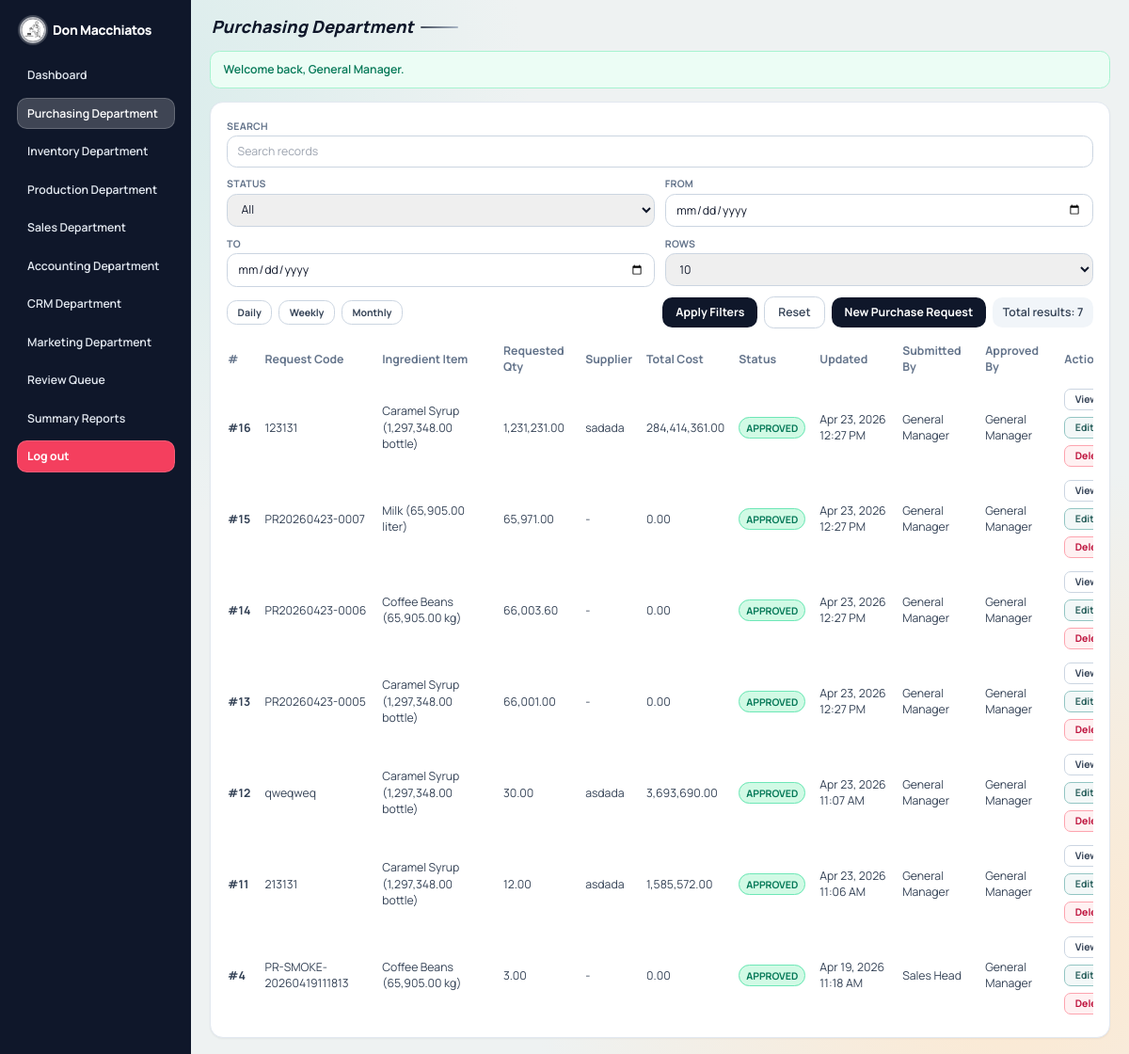
Page /department.php?dept=purchasing (signed in) on the earlier database version.
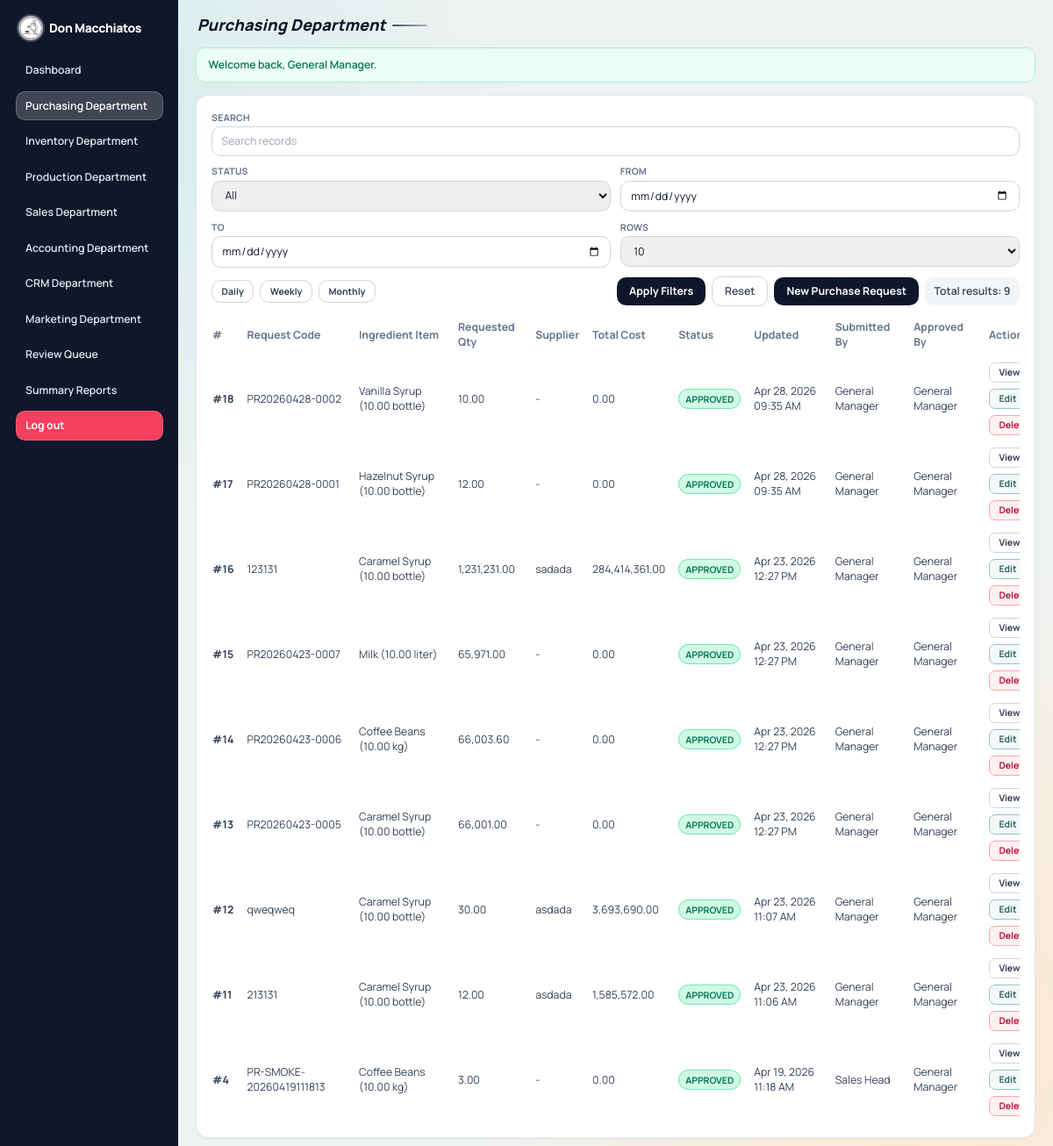
Same page on the later database version.
### tables this page shows
CREATE TABLE `purchase_requests` (
  `id` int(10) UNSIGNED NOT NULL,
  `request_code` varchar(40) NOT NULL,
  `inventory_item_id` int(10) UNSIGNED NOT NULL,
  `requested_qty` decimal(12,2) NOT NULL DEFAULT 0.00,
  `supplier_name` varchar(160) DEFAULT NULL,
  `quoted_unit_cost` decimal(12,2) DEFAULT NULL,
  `estimated_total` decimal(12,2) NOT NULL DEFAULT 0.00,
  `expected_delivery_date` date DEFAULT NULL,
  `notes` text DEFAULT NULL,
  `status` enum('pending','approved','rejected') NOT NULL DEFAULT 'pending',
  `submitted_by` int(10) UNSIGNED DEFAULT NULL,
  `approved_by` int(10) UNSIGNED DEFAULT NULL,
  `approval_note` text DEFAULT NULL,
  `approved_at` datetime DEFAULT NULL,
  `created_at` datetime NOT NULL DEFAULT current_timestamp(),
  `updated_at` datetime NOT NULL DEFAULT current_timestamp() ON UPDATE current_timestamp()
);

CREATE TABLE `users` (
  `id` int(10) UNSIGNED NOT NULL,
  `full_name` varchar(120) NOT NULL,
  `username` varchar(60) NOT NULL,
  `password_hash` varchar(255) NOT NULL,
  `role` enum('general_manager','department_head') NOT NULL,
  `department` enum('purchasing','inventory','production','sales','accounting','crm','marketing') DEFAULT NULL,
  `created_at` datetime NOT NULL DEFAULT current_timestamp(),
  `updated_at` datetime NOT NULL DEFAULT current_timestamp() ON UPDATE current_timestamp()
);

### includes/functions.php (called while the page is built, shortened)
<?php
function e($value): string
{
    return htmlspecialchars((string) $value, ENT_QUOTES, 'UTF-8');
}
function consume_flashes(): array
{
    $flashes = $_SESSION['flashes'] ?? [];
    return $flashes;
}
function departments(): array
{
    global $DEPARTMENTS;
    return $DEPARTMENTS;
}
function department_configs(): array
{
    global $DEPARTMENT_CONFIG;
    return $DEPARTMENT_CONFIG;
}
function department_config(string $departmentKey): ?array
{
    $configs = department_configs();
    return $configs[$departmentKey] ?? null;
}
function can_user_access_department(array $user, string $departmentKey): bool
{
    if (($user['role'] ?? null) === ROLE_GENERAL_MANAGER) {
        return in_array($departmentKey, ['purchasing', 'inventory', 'production', 'sales', 'accounting', 'crm', 'marketing'], true);
    }
    return ($user['role'] ?? null) === ROLE_DEPARTMENT_HEAD && ($user['department'] ?? '') === $departmentKey;
}
function status_badge_class(string $status): string
{
    if ($status === 'approved') {
        return 'bg-emerald-100 text-emerald-700 border border-emerald-300';
    }
    return 'bg-amber-100 text-amber-700 border border-amber-300';
}
function format_table_value(string $column, $value): string
{
    if ($value === null || $value === '') {
        return '-';
    }
    if (in_array($column, ['stock_qty', 'reorder_level', 'ingredient_used_qty', 'unit_price', 'stock_deduct_qty', 'per_cup_qty', 'per_straw_qty', 'amount', 'total_amount', 'total_spent', 'requested_qty', 'quoted_unit_cost', 'estimated_total'], true)) {
        return number_format((float) $value, 2);
    }
    if (in_array($column, ['created_at', 'updated_at', 'approved_at', 'last_purchase_at', 'paid_at'], true)) {
        $timestamp = strtotime((string) $value);
        return $timestamp ? date('M d, Y h:i A', $timestamp) : (string) $value;
    }
    if (in_array($column, ['start_date', 'end_date', 'expected_delivery_date'], true)) {
        $timestamp = strtotime((string) $value);
        return $timestamp ? date('M d, Y', $timestamp) : (string) $value;
    }
    return (string) $value;
}
function query_with(array $base, array $changes = [], array $remove = []): string
{
    $query = $base;
    foreach ($changes as $key => $value) {
        $query[$key] = $value;
    }
    foreach ($remove as $key) {
        unset($query[$key]);
    }
    return http_build_query($query);
}

### config.php (called while the page is built, shortened)
<?php
$DEPARTMENTS = [
    'purchasing' => 'Purchasing Department',
    'inventory' => 'Inventory Department',
    'production' => 'Production Department',
    'sales' => 'Sales Department',
    'accounting' => 'Accounting Department',
    'crm' => 'CRM Department',
    'marketing' => 'Marketing Department',
];

### includes/auth.php (called while the page is built, shortened)
<?php
function current_user(): ?array
{
    return $_SESSION['user'] ?? null;
}

### department.php (the view, shortened to what the changed rows need)
<?php
$department = $_GET['dept'] ?? '';
$config = department_config($department);
$pdo = db();
$table = $config['table'];
$rangeFilter = (string) ($_GET['range'] ?? 'all');
$page = max(1, (int) ($_GET['page'] ?? 1));
$perPage = (int) ($_GET['per_page'] ?? 10);
$where = [];
$params = [];
$whereSql = $where ? ('WHERE ' . implode(' AND ', $where)) : '';
$countStmt = $pdo->prepare("SELECT COUNT(*)
    FROM {$table} t
    LEFT JOIN users su ON su.id = t.submitted_by
    LEFT JOIN users au ON au.id = t.approved_by
    {$whereSql}");
$countStmt->execute($params);
$totalRows = (int) $countStmt->fetchColumn();
$offset = ($page - 1) * $perPage;
$stmt = $pdo->prepare("SELECT t.*, su.full_name AS submitted_name, au.full_name AS approved_name
    FROM {$table} t
    LEFT JOIN users su ON su.id = t.submitted_by
    LEFT JOIN users au ON au.id = t.approved_by
    {$whereSql}
    ORDER BY t.id DESC
    LIMIT {$perPage} OFFSET {$offset}");
$stmt->execute($params);
$rows = $stmt->fetchAll();
$inventoryMap = [];
$ingredientSelectionMap = [];
$createButtonLabel = (string) ($config['create_button_label'] ?? 'Create Record');
$isInventoryDepartment = $department === 'inventory';
$isAccountingDepartment = $department === 'accounting';
$isCrmDepartment = $department === 'crm';
$showCreateModal = !$isInventoryDepartment && !$isAccountingDepartment && !$isCrmDepartment;
$showApplyResetButtons = !$isAccountingDepartment && !$isCrmDepartment;
if (in_array($department, ['purchasing', 'production', 'sales'], true)) {
    $allInventoryItems = $pdo->query('SELECT id, item_name, stock_qty, unit, per_cup_qty, per_straw_qty, status FROM inventory_items ORDER BY item_name ASC')->fetchAll();
    foreach ($allInventoryItems as $item) {
        $itemId = (int) ($item['id'] ?? 0);
        $itemName = (string) ($item['item_name'] ?? '-');
        $stockQty = number_format((float) ($item['stock_qty'] ?? 0), 2);
        $unit = (string) ($item['unit'] ?? '');
        $perCupQty = number_format((float) ($item['per_cup_qty'] ?? 0), 2);
        $perStrawQty = number_format((float) ($item['per_straw_qty'] ?? 0), 2);
        $baseLabel = $itemName . ' (' . $stockQty . ' ' . $unit . ')';
        $inventoryMap[$itemId] = $baseLabel;
        $ingredientSelectionMap[$itemId] = $baseLabel . ' | Cup: ' . $perCupQty . ' | Straw: ' . $perStrawQty;
    }
}
$formatIngredientSelection = static function ($value, ?array $record = null) use ($ingredientSelectionMap): string {
    $ids = normalize_inventory_item_ids($value);
    if ($ids === [] && $record !== null) {
        $ids = inventory_item_ids_from_record($record);
    }
    return format_inventory_item_selection($ids, $ingredientSelectionMap);
};
$pageTitle = $config['title'];
$activePage = 'department_' . $department;
require_once __DIR__ . '/includes/layout_top.php';
?>
<section class="rounded-2xl border border-slate-200 bg-white p-5 shadow-sm">
    <form method="get" class="grid gap-3 md:grid-cols-2 xl:grid-cols-6">
        <div class="md:col-span-2 xl:col-span-6 flex flex-wrap items-center gap-2">
            <div class="flex flex-wrap items-center gap-2">
                <?php foreach (['daily' => 'Daily', 'weekly' => 'Weekly', 'monthly' => 'Monthly'] as $rangeKey => $rangeLabel): ?>
                    <a href="department.php?<?= e(query_with($_GET, ['dept' => $department, 'range' => $rangeKey, 'page' => 1], ['from', 'to'])) ?>" class="rounded-xl px-3 py-1.5 text-xs font-bold <?= $rangeFilter === $rangeKey ? 'bg-slate-900 text-white' : 'border border-slate-300 bg-white text-slate-700 hover:bg-slate-50' ?>"><?= e($rangeLabel) ?></a>
                <?php endforeach; ?>
            </div>
            <div class="ml-auto flex flex-wrap items-center justify-end gap-2">
                <?php if ($showApplyResetButtons): ?>
                    <button type="submit" class="rounded-xl bg-slate-900 px-4 py-2 text-sm font-bold text-white hover:bg-slate-800">Apply Filters</button>
                    <a href="department.php?dept=<?= e($department) ?>" class="rounded-xl border border-slate-300 bg-white px-4 py-2 text-sm font-semibold text-slate-700 hover:bg-slate-50">Reset</a>
                <?php endif; ?>
                <?php if ($showCreateModal): ?>
                    <button type="button" onclick="openModal('modal-create')" class="rounded-xl bg-slate-900 px-4 py-2 text-sm font-bold text-white hover:bg-slate-800"><?= e($createButtonLabel) ?></button>
                <?php endif; ?>
                <p class="rounded-xl bg-slate-100 px-3 py-2 text-sm font-semibold text-slate-700">Total results: <?= e((string) $totalRows) ?></p>
            </div>
        </div>
    </form>
    <?php if (!$isAccountingDepartment): ?>
    <div class="table-scroll mt-4">
        <table class="stack-table w-full min-w-[980px] text-sm">
            <thead>
            <tr class="text-left text-slate-500">
                <th class="pb-2 pr-4" data-priority="high">#</th>
                <?php foreach ($config['list_columns'] as $label => $column): ?>
                    <th class="pb-2 pr-4" data-priority="medium"><?= e($label) ?></th>
                <?php endforeach; ?>
                <th class="pb-2 pr-4" data-priority="low">Submitted By</th>
                <th class="pb-2 pr-4" data-priority="low">Approved By</th>
                <th class="pb-2" data-priority="high">Actions</th>
            </tr>
            </thead>
            <tbody class="text-slate-700">
            <?php if ($rows): ?>
                <?php foreach ($rows as $row): ?>
                    <?php
                    $rowId = (int) $row['id'];
                    $canManage = $department !== 'inventory'
                        && ((($user['role'] ?? '') === ROLE_GENERAL_MANAGER)
                            || (int) ($row['submitted_by'] ?? 0) === (int) ($user['id'] ?? 0));
                    ?>
                    <tr class="border-t border-slate-100">
                        <td class="py-2 pr-4 font-bold">#<?= e((string) $rowId) ?></td>
                        <?php foreach ($config['list_columns'] as $column): ?>
                            <td class="py-2 pr-4">
                                <?php if ($column === 'status'): ?>
                                    <span class="rounded-full px-2 py-1 text-xs font-bold <?= e(status_badge_class((string) $row[$column])) ?>"><?= e(strtoupper((string) $row[$column])) ?></span>
                                <?php elseif ($column === 'inventory_item_id'): ?>
                                    <?= e($inventoryMap[(int) ($row[$column] ?? 0)] ?? '-') ?>
                                <?php elseif ($column === 'ingredient_item_ids'): ?>
                                    <?= e($formatIngredientSelection($row[$column] ?? null, $row)) ?>
                                <?php else: ?>
                                    <?= e(format_table_value($column, $row[$column] ?? null)) ?>
                                <?php endif; ?>
                            </td>
                        <?php endforeach; ?>
                        <td class="py-2 pr-4"><?= e($row['submitted_name'] ?? '-') ?></td>
                        <td class="py-2 pr-4"><?= e($row['approved_name'] ?? '-') ?></td>
                        <td class="py-2">
                            <div class="flex flex-wrap gap-2">
                                <button type="button" onclick="openModal('view-<?= e($department) ?>-<?= e((string) $rowId) ?>')" class="rounded-lg border border-slate-300 bg-white px-3 py-1 text-xs font-bold text-slate-700 hover:bg-slate-50">View</button>
                                <?php if ($canManage): ?>
                                    <button type="button" onclick="openModal('edit-<?= e($department) ?>-<?= e((string) $rowId) ?>')" class="rounded-lg border border-brand-300 bg-brand-50 px-3 py-1 text-xs font-bold text-brand-700 hover:bg-brand-100">Edit</button>
                                    <button type="button" onclick="openModal('delete-<?= e($department) ?>-<?= e((string) $rowId) ?>')" class="rounded-lg border border-rose-300 bg-rose-50 px-3 py-1 text-xs font-bold text-rose-700 hover:bg-rose-100">Delete</button>
                                <?php endif; ?>
                            </div>
                        </td>
                    </tr>
                <?php endforeach; ?>
            <?php else: ?>
                <tr>
                    <td colspan="100%" class="py-4 text-center text-slate-500">No records yet for this department.</td>
                </tr>
            <?php endif; ?>
            </tbody>
        </table>
    </div>
    <?php endif; ?>
</section>
<?php require_once __DIR__ . '/includes/layout_bottom.php'; ?>

### includes/layout_top.php (shortened to what the changed rows need)
<?php
$user = current_user();
$navClass = static function (bool $active): string {
    if ($active) {
        return 'bg-white/20 text-white border border-white/20';
    }
    return 'text-slate-200 border border-transparent hover:bg-white/10 hover:border-white/20';
};
$tailwindCssFile = __DIR__ . '/../assets/css/tailwind.css';
$tailwindCssVersion = is_file($tailwindCssFile) ? (string) filemtime($tailwindCssFile) : '1';
$fontCssFile = __DIR__ . '/../assets/css/fonts.css';
$fontCssVersion = is_file($fontCssFile) ? (string) filemtime($fontCssFile) : '1';
?>
<!doctype html>
<html lang="en">
<head>
    <link rel="stylesheet" href="assets/css/fonts.css?v=<?= e($fontCssVersion) ?>">
    <link rel="stylesheet" href="assets/css/tailwind.css?v=<?= e($tailwindCssVersion) ?>">
</head>
<body>
<div class="min-h-screen flex w-full overflow-x-hidden">
    <aside class="app-sidebar hidden md:flex md:fixed md:inset-y-0 md:left-0 md:flex-col md:overflow-y-auto bg-slate-900 text-slate-100 p-4 lg:p-5">
        <div>
            <div class="mb-5 flex items-center gap-2 px-1">
                <h1 class="overflow-hidden text-ellipsis whitespace-nowrap text-base font-extrabold tracking-tight text-white"><?= e(APP_NAME) ?></h1>
            </div>
            <nav class="space-y-2">
                <a href="dashboard.php" class="block rounded-xl px-3 py-2 text-sm font-semibold <?= $navClass($activePage === 'dashboard') ?>">Dashboard</a>
                <?php foreach (departments() as $departmentKey => $departmentName): ?>
                    <?php if (can_user_access_department($user ?? [], $departmentKey)): ?>
                        <a href="department.php?dept=<?= e($departmentKey) ?>" class="block rounded-xl px-3 py-2 text-sm font-semibold <?= $navClass($activePage === 'department_' . $departmentKey) ?>"><?= e($departmentName) ?></a>
                    <?php endif; ?>
                <?php endforeach; ?>
                <?php if (($user['role'] ?? '') === ROLE_GENERAL_MANAGER): ?>
                    <a href="approvals.php" class="block rounded-xl px-3 py-2 text-sm font-semibold <?= $navClass($activePage === 'approvals') ?>">Review Queue</a>
                    <a href="reports.php" class="block rounded-xl px-3 py-2 text-sm font-semibold <?= $navClass($activePage === 'reports') ?>">Summary Reports</a>
                <?php endif; ?>
                <a href="logout.php" class="mt-3 block rounded-xl border border-rose-300/30 bg-rose-500 px-3 py-2 text-sm font-bold text-white hover:bg-rose-400">Log out</a>
            </nav>
        </div>
    </aside>
    <main class="app-main flex-1">
        <div class="app-content-wrap">
            <header class="app-page-title-wrap" role="banner">
                <div class="app-page-title-main">
                    <h2 class="app-page-title text-slate-900"><?= e($pageTitle) ?></h2>
                </div>
            </header>
            <?php foreach (consume_flashes() as $flash): ?>
                <div class="mb-4 rounded-xl border px-4 py-3 text-sm font-semibold <?= $flash['type'] === 'success' ? 'border-emerald-200 bg-emerald-50 text-emerald-700' : 'border-rose-200 bg-rose-50 text-rose-700' ?>">
                    <?= e($flash['message']) ?>
                </div>
            <?php endforeach; ?>

Differences in the rows shown:
added purchase_requests: id "18", request_code "PR20260428-0002", inventory_item "Vanilla Syrup (10.00 bottle)", requested_qty "10.00", supplier_name "-", estimated_total "0.00", status "APPROVED", updated_at "Apr 28, 2026 09:35 AM", approved_by.full_name "General Manager"
added purchase_requests: id "17", request_code "PR20260428-0001", inventory_item "Hazelnut Syrup (10.00 bottle)", requested_qty "12.00", supplier_name "-", estimated_total "0.00", status "APPROVED", updated_at "Apr 28, 2026 09:35 AM", approved_by.full_name "General Manager"
Other differences:
$totalRows: "7" → "9"
new list line: "Caramel Syrup (10.00 bottle)"
new list line: "Milk (10.00 liter)"
new list line: "Coffee Beans (10.00 kg)"
list line gone: "Caramel Syrup (1,297,348.00 bottle)"
list line gone: "Milk (65,905.00 liter)"
list line gone: "Coffee Beans (65,905.00 kg)"
